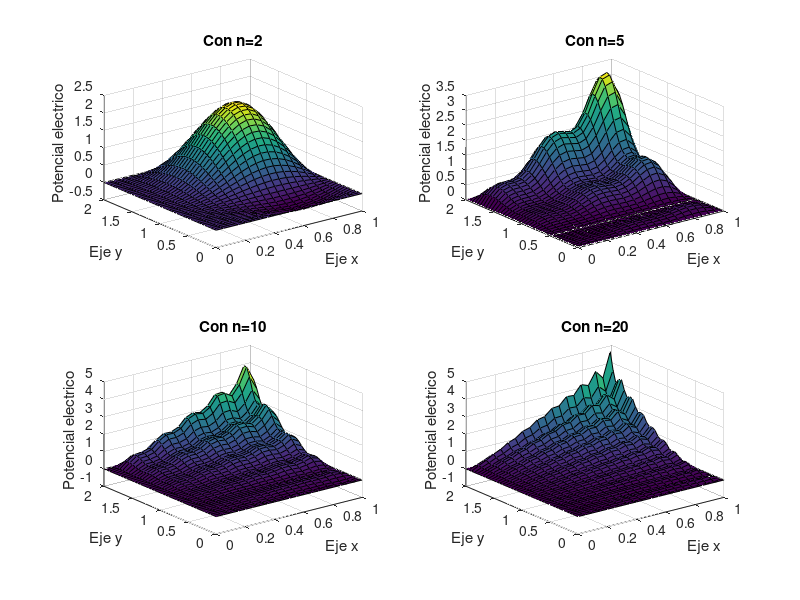
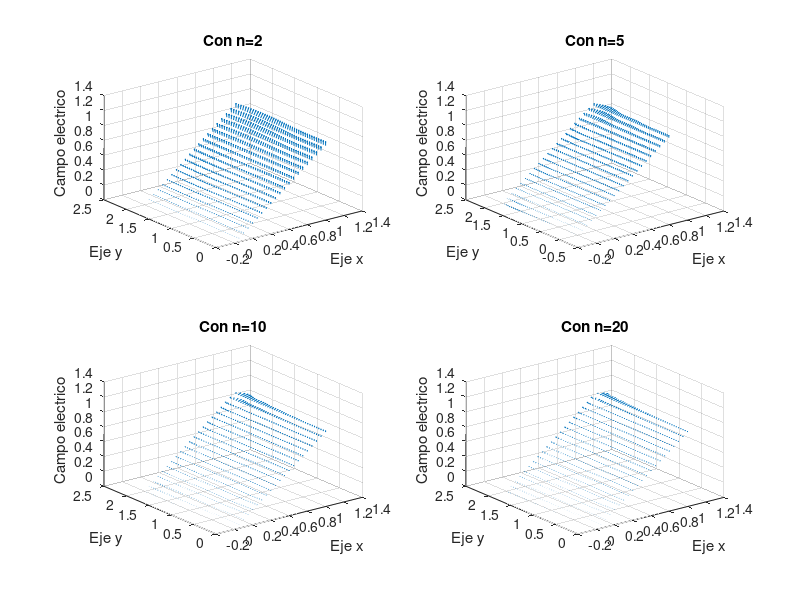
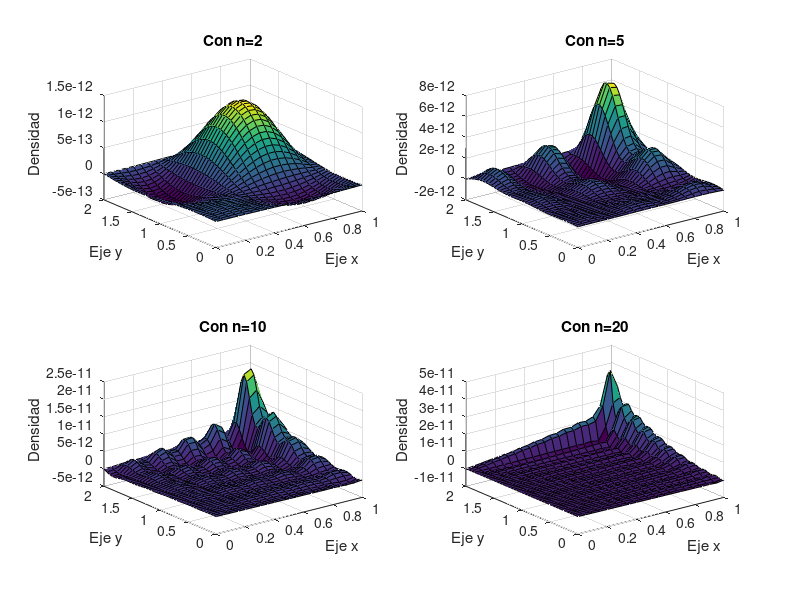

MATLAB code for these plots, in order:
a=1;b=2;
function [X,Y,U,V,Potencial,Campo,Densidad] = serie(a,b,n)
  x = 0:0.05:a;
  y = 0:0.05:b;
  e_0 = 8.84*10^-12;
  [X,Y] = meshgrid(x,y);
  suma = 0;
  m=n;
  for i = 1:n
    for j = 1:m
      k = (i.*pi)./b;
      l = (j.*pi)./a;
      f1 = @(x) (x).*(sin(l.*x));
      f2 = @(y) (y.^2).*(sin(k.*y));
      Gnm = (4/(a.*b)).*(integral(f1,0,a)).*(integral(f2,0,b));
      termnm = Gnm.*(sin(k.*Y)).*(sin(l.*X));
      suma = suma + termnm;
    end
  end
  Potencial = suma;
  Campo = gradient((-1).*Potencial);
  [U,V] = gradient((-1).*Potencial);
  Densidad = e_0 .* divergence(U,V);
endfunction
figure("name","Potencial electrico","NumberTitle","off")
[X,Y,U,V,Potencial,Campo,Densidad] = serie(a,b,2);
subplot(2,2,1)
surf(X,Y,Potencial)
title("Con n=2")
xlabel("Eje x")
ylabel("Eje y")
zlabel("Potencial electrico")

[X,Y,U,V,Potencial,Campo,Densidad] = serie(a,b,5);
subplot(2,2,2)
surf(X,Y,Potencial)
title("Con n=5")
xlabel("Eje x")
ylabel("Eje y")
zlabel("Potencial electrico")

[X,Y,U,V,Potencial,Campo,Densidad] = serie(a,b,10);
subplot(2,2,3)
surf(X,Y,Potencial)
title("Con n=10")
xlabel("Eje x")
ylabel("Eje y")
zlabel("Potencial electrico")

[X,Y,U,V,Potencial,Campo,Densidad] = serie(a,b,20);
subplot(2,2,4)
surf(X,Y,Potencial)
title("Con n=20")
xlabel("Eje x")
ylabel("Eje y")
zlabel("Potencial electrico")

figure("name","Campo electrico","NumberTitle","off")
[X,Y,U,V,Potencial,Campo,Densidad] = serie(a,b,2);
subplot(2,2,1)
Z=X;
quiver3(X,Y,Z,U,V,Z)
title("Con n=2")
xlabel("Eje x")
ylabel("Eje y")
zlabel("Campo electrico")

[X,Y,U,V,Potencial,Campo,Densidad] = serie(a,b,5);
subplot(2,2,2)
Z=X;
quiver3(X,Y,Z,U,V,Z)
title("Con n=5")
xlabel("Eje x")
ylabel("Eje y")
zlabel("Campo electrico")

[X,Y,U,V,Potencial,Campo,Densidad] = serie(a,b,10);
subplot(2,2,3)
Z=X;
quiver3(X,Y,Z,U,V,Z)
title("Con n=10")
xlabel("Eje x")
ylabel("Eje y")
zlabel("Campo electrico")

[X,Y,U,V,Potencial,Campo,Densidad] = serie(a,b,20);
subplot(2,2,4)
Z=X;
quiver3(X,Y,Z,U,V,Z)
title("Con n=20")
xlabel("Eje x")
ylabel("Eje y")
zlabel("Campo electrico")

figure("name","Densidad","NumberTitle","off")
[X,Y,U,V,Potencial,Campo,Densidad] = serie(a,b,2);
subplot(2,2,1)
surf(X,Y,Densidad)
title("Con n=2")
xlabel("Eje x")
ylabel("Eje y")
zlabel("Densidad")

[X,Y,U,V,Potencial,Campo,Densidad] = serie(a,b,5);
subplot(2,2,2)
surf(X,Y,Densidad)
title("Con n=5")
xlabel("Eje x")
ylabel("Eje y")
zlabel("Densidad")

[X,Y,U,V,Potencial,Campo,Densidad] = serie(a,b,10);
subplot(2,2,3)
surf(X,Y,Densidad)
title("Con n=10")
xlabel("Eje x")
ylabel("Eje y")
zlabel("Densidad")

[X,Y,U,V,Potencial,Campo,Densidad] = serie(a,b,20);
subplot(2,2,4)
surf(X,Y,Densidad)
title("Con n=20")
xlabel("Eje x")
ylabel("Eje y")
zlabel("Densidad")